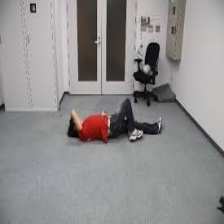
#> input picture Dataset/Images/Fall/fall001.jpg, 224 x 224 px, found by its file name; its folder holds 4 pictures in this run
$ python image_load.py
#> lines starting #> are read from the running program, lines starting #| are printed output that depends on the picture
import cv2
import numpy as np
import os
from sklearn.model_selection import train_test_split

target_size=(128,128)
def load_images(dir,target_size):
#> called with target_size = (128, 128)
    files=os.listdir(dir)
    images=[]
    for f in files:
        file_name=os.path.join(dir,f)
        img=cv2.imread(file_name)
#> img is the input picture: shape (224, 224, 3); mean B, G, R 142.4, 142.3, 144.6
        if img is not None:
            resized_img = cv2.resize(img, target_size)
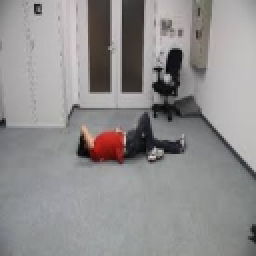
#> resized_img: shape (128, 128, 3) (shown 2 times larger); mean B, G, R 142.4, 142.3, 144.6
            images.append(resized_img)
#> pass 2 of the loop in load_images, `for f in files:`:
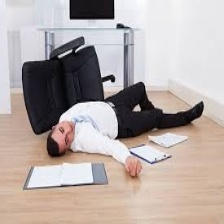
#> input picture Dataset/Images/Fall/fall003.jpg, 224 x 224 px, found by its file name
#> in load_images, img is the input picture: shape (224, 224, 3); mean B, G, R 166.1, 169.7, 180.5
#> in load_images, `resized_img = cv2.resize(img, target_size)`:
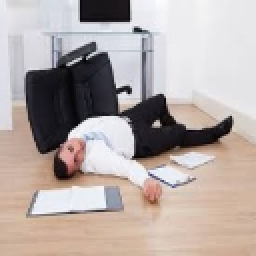
#> resized_img: shape (128, 128, 3) (shown 2 times larger); mean B, G, R 166, 169.6, 180.4
#> pass 3 of the loop in load_images, `for f in files:`:
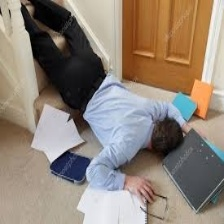
#> input picture Dataset/Images/Fall/fall005.jpg, 224 x 224 px, found by its file name
#> in load_images, img is the input picture: shape (224, 224, 3); mean B, G, R 120.1, 132, 144.7
#> in load_images, `resized_img = cv2.resize(img, target_size)`:
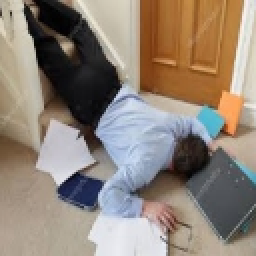
#> resized_img: shape (128, 128, 3) (shown 2 times larger); mean B, G, R 120.1, 132, 144.7
#> the loop made 4 passes; the first 3 are shown
    return images

fall_images=load_images(r"C:\Users\Diya\OneDrive\Documents\College\Projects\Fall\fall_dataset\images\Fall",target_size)
no_fall_images=load_images(r"C:\Users\Diya\OneDrive\Documents\College\Projects\Fall\fall_dataset\images\NoFall",target_size)
#> (the run stopped early here; a loop or call above may not have finished)
